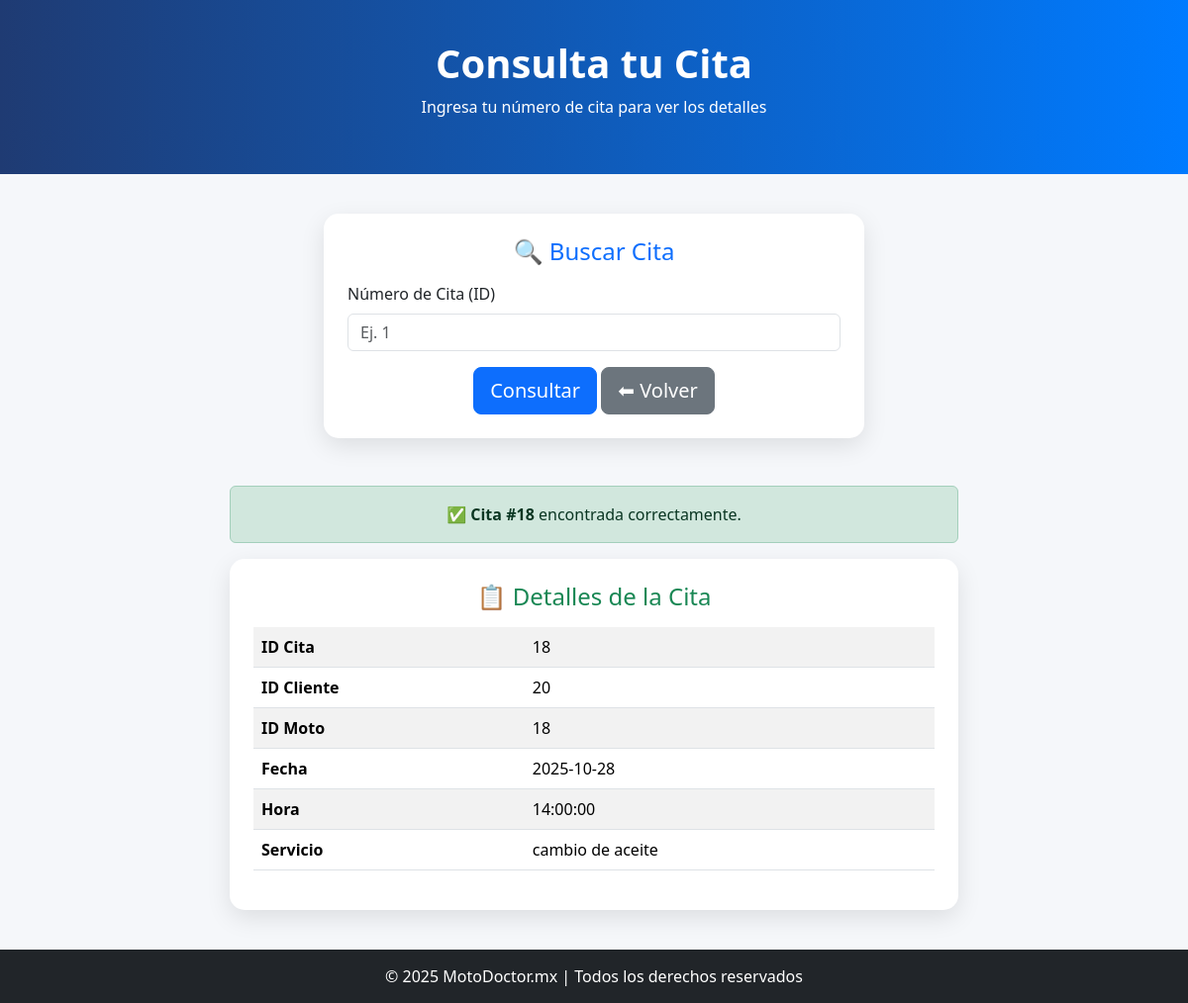
The app's page /consultar_cita.php?id_cita=18 with its own data.
### tables this page shows
CREATE TABLE `citas` (
  `id_cita` int(11) NOT NULL,
  `id_cliente` int(11) NOT NULL,
  `id_moto` int(11) NOT NULL,
  `fecha_cita` date NOT NULL,
  `hora_cita` time NOT NULL,
  `servicio` varchar(100) NOT NULL,
  `estado` varchar(20) DEFAULT 'Pendiente',
  `fecha_registro` timestamp NOT NULL DEFAULT current_timestamp()
);

### consultar_cita.php (the view, shortened to what this page needs)
<!DOCTYPE html>
<html lang="es">
<head>
  <link href="https://cdn.jsdelivr.net/npm/bootstrap@5.3.3/dist/css/bootstrap.min.css" rel="stylesheet">
</head>
<body>
<header>
  <h1 class="fw-bold">Consulta tu Cita</h1>
  <p>Ingresa tu número de cita para ver los detalles</p>
</header>
<div class="container">
  <div class="row justify-content-center">
    <div class="col-md-6">
      <div class="card p-4">
        <h4 class="text-center text-primary mb-3">🔍 Buscar Cita</h4>
        <form method="GET">
          <div class="mb-3">
            <label class="form-label">Número de Cita (ID)</label>
            <input type="number" name="id_cita" class="form-control" placeholder="Ej. 1" required>
          </div>
          <div class="text-center">
            <button type="submit" class="btn btn-primary btn-lg">Consultar</button>
            <a href="index.html" class="btn btn-secondary btn-lg">⬅ Volver</a>
          </div>
        </form>
      </div>
    </div>
  </div>
  <?php
  if (isset($_GET['id_cita'])) {
    include("conexion.php");
    $id_cita = $_GET['id_cita'];
    $resultado = mysqli_query($conn, "SELECT * FROM citas WHERE id_cita = '$id_cita'");
    if (mysqli_num_rows($resultado) > 0) {
        $cita = mysqli_fetch_assoc($resultado);
        echo "
        <div class='row justify-content-center mt-5'>
          <div class='col-md-8'>
            <div class='alert alert-success text-center'>
              ✅ <strong>Cita #{$cita['id_cita']}</strong> encontrada correctamente.
            </div>
            <div class='card p-4 bg-white'>
              <h4 class='text-center text-success mb-3'>📋 Detalles de la Cita</h4>
              <table class='table table-striped'>
                <tr><th>ID Cita</th><td>{$cita['id_cita']}</td></tr>
                <tr><th>ID Cliente</th><td>{$cita['id_cliente']}</td></tr>
                <tr><th>ID Moto</th><td>{$cita['id_moto']}</td></tr>
                <tr><th>Fecha</th><td>{$cita['fecha_cita']}</td></tr>
                <tr><th>Hora</th><td>{$cita['hora_cita']}</td></tr>
                <tr><th>Servicio</th><td>{$cita['servicio']}</td></tr>
              </table>
            </div>
          </div>
        </div>";
    } else {
        echo "<div class='alert alert-danger text-center mt-4'>❌ No se encontró una cita con ese número.</div>";
    }
}
  ?>
</div>
<footer>
  © 2025 MotoDoctor.mx | Todos los derechos reservados
</footer>
</body>
</html>

### consultar_cita.php (style rules this page uses)
body { background: #f5f7fa; font-family: 'Segoe UI', sans-serif; }
header { background: linear-gradient(90deg, #1f3b73, #007bff); color: white; text-align: center; padding: 40px 0; margin-bottom: 40px; }
.card { border: none; border-radius: 15px; box-shadow: 0 8px 25px rgba(0,0,0,0.1); }
footer { background: #212529; color: white; text-align: center; padding: 15px; margin-top: 40px; }

### records on screen
citas: id_cita "18", id_cliente "20", id_moto "18", fecha_cita "2025-10-28", hora_cita "14:00:00", servicio "cambio de aceite"
